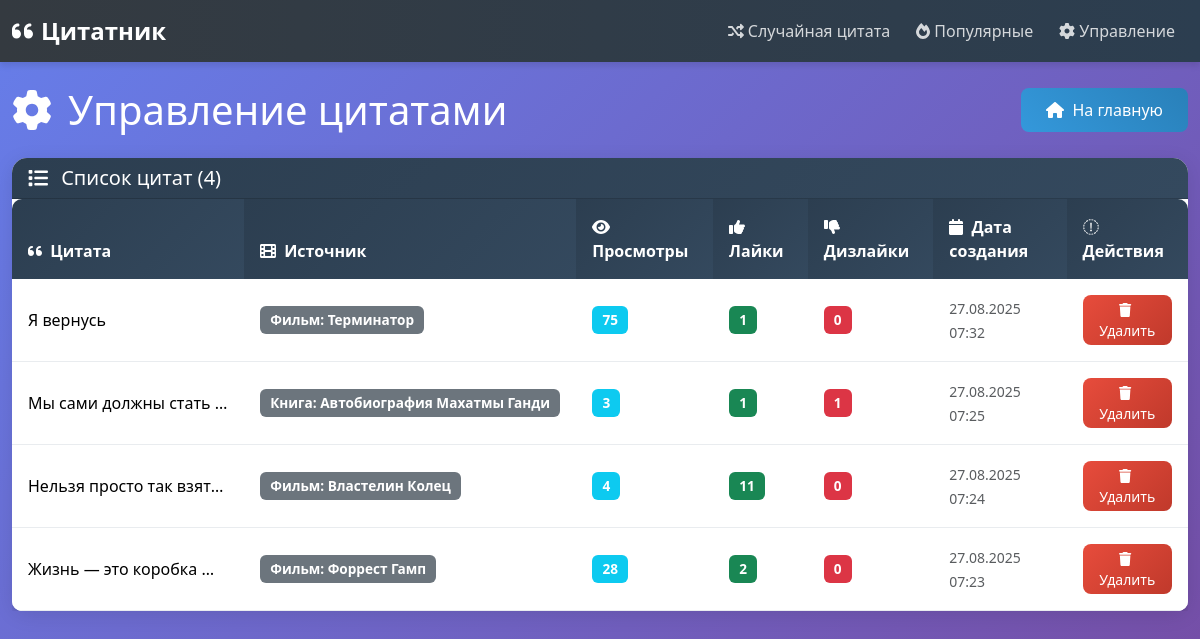
Before: /quote/manage/ with the older database file.
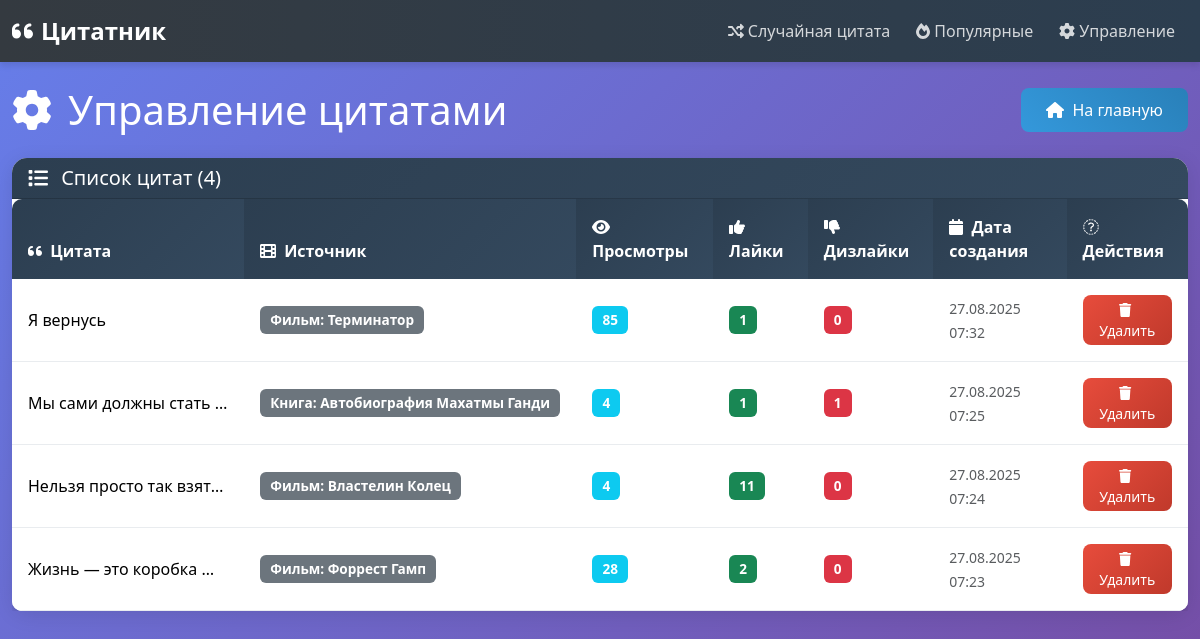
After: the same page with the newer database file.
### quotes/models.py (models this page shows, shortened)
class Quote(models.Model):
    text = models.TextField(verbose_name="Текст цитаты")
    source = models.ForeignKey(Source, on_delete=models.CASCADE, related_name='quotes', verbose_name="Источник",
                               null=False, blank=False)
    weight = models.PositiveIntegerField(default=1, verbose_name="Вес")
    views_count = models.PositiveIntegerField(default=0, verbose_name="Количество просмотров")
    likes = models.PositiveIntegerField(default=0, verbose_name="Лайки")
    dislikes = models.PositiveIntegerField(default=0, verbose_name="Дизлайки")
    created_at = models.DateTimeField(auto_now_add=True)
    class Meta:
        verbose_name = "Цитата"
        verbose_name_plural = "Цитаты"
        unique_together = ['text', 'source']

class Source(models.Model):
    SOURCE_TYPES = [
        ('movie', 'Фильм'),
        ('book', 'Книга'),
        ('song', 'Песня'),
        ('other', 'Другое'),
    ]
    name = models.CharField(max_length=200, verbose_name="Название")
    type = models.CharField(max_length=20, choices=SOURCE_TYPES, verbose_name="Тип")
    created_at = models.DateTimeField(auto_now_add=True)
    class Meta:
        unique_together = ['name', 'type']
        verbose_name = "Источник"
        verbose_name_plural = "Источники"
    def __str__(self):
        return f"{self.get_type_display()}: {self.name}"

### quotes/views.py (the view)
# urls.py: path('manage/', views.manage_quotes_view, name='manage_quotes'),
def manage_quotes_view(request):
    quotes = Quote.objects.all().order_by('-created_at')
    return render(request, 'quotes/manage_quotes.html', {'quotes': quotes})

### quotes/templates/quotes/manage_quotes.html (shortened to what this page needs)
{% extends 'quotes/index.html' %}
{% load static %}
{% block content %}
<div class="row">
    <div class="col-12">
        <div class="d-flex justify-content-between align-items-center mb-4">
            <h1 class="mb-0">
                <i class="fas fa-cog me-3"></i>Управление цитатами
            </h1>
            <a href="{% url 'random_quote' %}" class="btn btn-primary">
                <i class="fas fa-home me-2"></i>На главную
            </a>
        </div>
        <div class="card">
            <div class="card-header bg-dark text-white">
                <h5 class="mb-0">
                    <i class="fas fa-list me-2"></i>
                    Список цитат ({{ quotes.count }})
                </h5>
            </div>
            <div class="card-body p-0">
                <div class="table-responsive">
                    <table class="table table-hover mb-0">
                        <thead class="table-dark">
                            <tr>
                                <th><i class="fas fa-quote-left me-1"></i> Цитата</th>
                                <th><i class="fas fa-film me-1"></i> Источник</th>
                                <th><i class="fas fa-eye me-1"></i> Просмотры</th>
                                <th><i class="fas fa-thumbs-up me-1"></i> Лайки</th>
                                <th><i class="fas fa-thumbs-down me-1"></i> Дизлайки</th>
                                <th><i class="fas fa-calendar me-1"></i> Дата создания</th>
                                <th><i class="fas fa-actions me-1"></i> Действия</th>
                            </tr>
                        </thead>
                        <tbody>
                            {% for quote in quotes %}
                            <tr class="align-middle">
                                <td>
                                    <div class="quote-preview" data-bs-toggle="tooltip" title="{{ quote.text }}">
                                        {{ quote.text|truncatewords:8 }}
                                    </div>
                                </td>
                                <td>
                                    <span class="badge bg-secondary">{{ quote.source }}</span>
                                </td>
                                <td>
                                    <span class="badge bg-info">{{ quote.views_count }}</span>
                                </td>
                                <td>
                                    <span class="badge bg-success">{{ quote.likes }}</span>
                                </td>
                                <td>
                                    <span class="badge bg-danger">{{ quote.dislikes }}</span>
                                </td>
                                <td>
                                    <small class="text-muted">{{ quote.created_at|date:"d.m.Y H:i" }}</small>
                                </td>
                                <td>
                                    <form method="post" action="{% url 'delete_quote' quote.id %}" class="d-inline">
                                        <button type="submit" class="btn btn-danger btn-sm"
                                                onclick="return confirm('Вы уверены, что хотите удалить эту цитату?\n\n\"{{ quote.text|truncatewords:10 }}\"')">
                                            <i class="fas fa-trash me-1"></i> Удалить
                                        </button>
                                    </form>
                                </td>
                            </tr>
                            {% endfor %}
                        </tbody>
                    </table>
                </div>
            </div>
        </div>
    </div>
</div>
{% endblock %}

Changed rows visible on the page:
changed Quote "Я вернусь": views_count "75" → "85"
changed Quote "Мы сами должны стать…": views_count "3" → "4"
